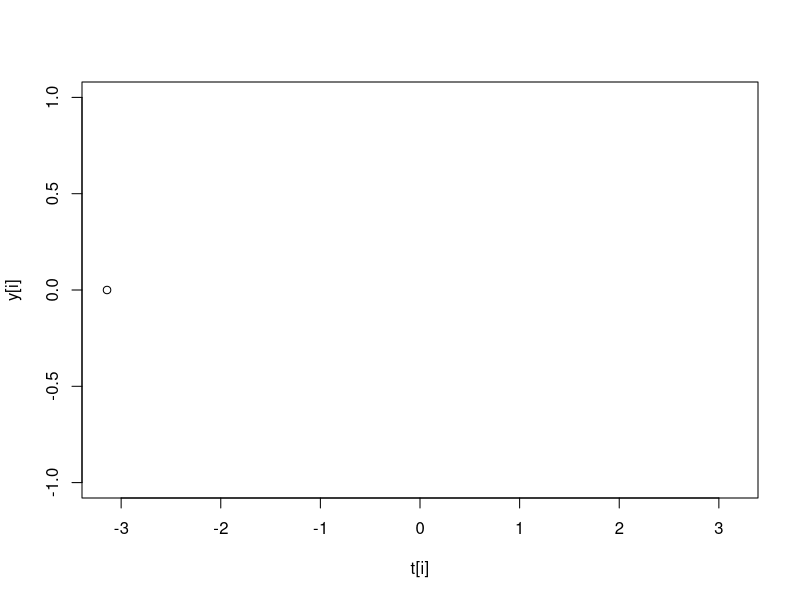
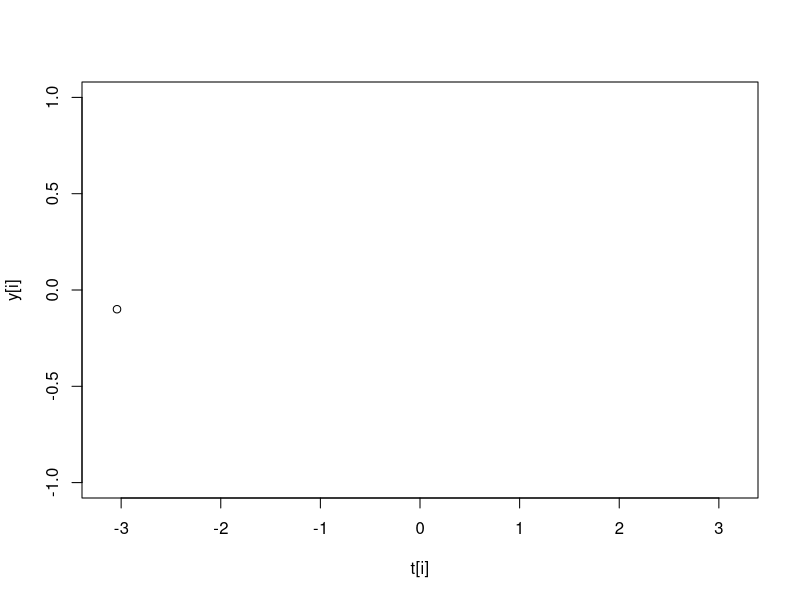
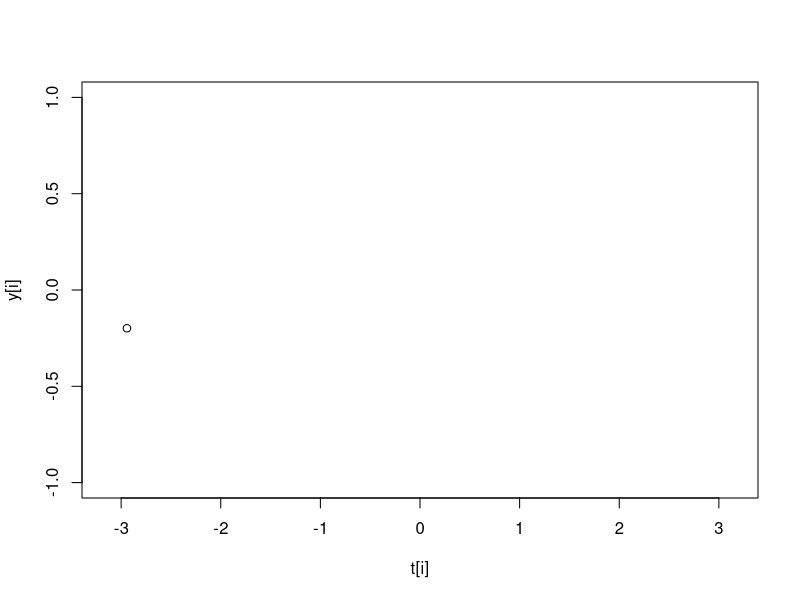
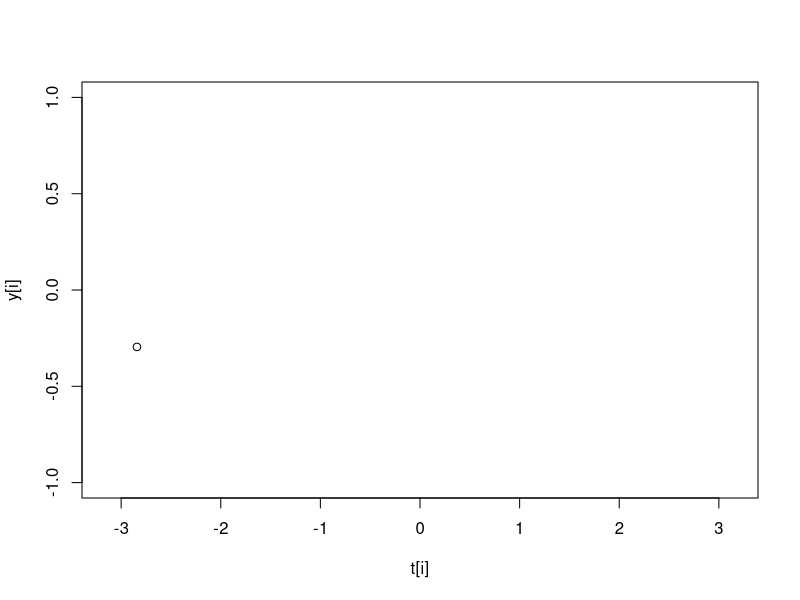
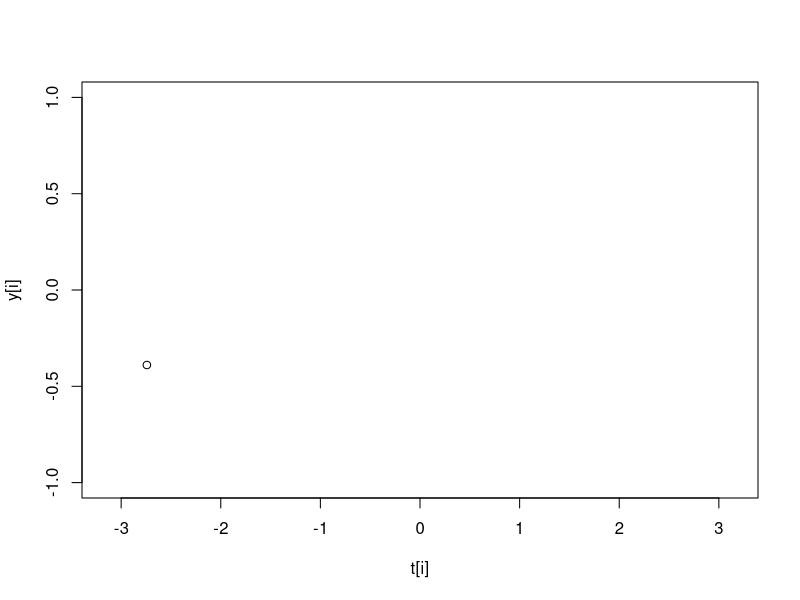
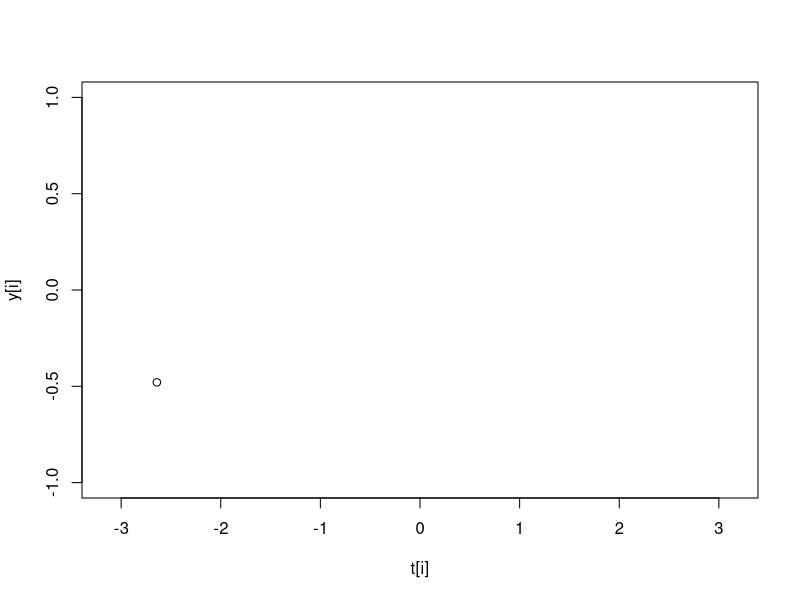
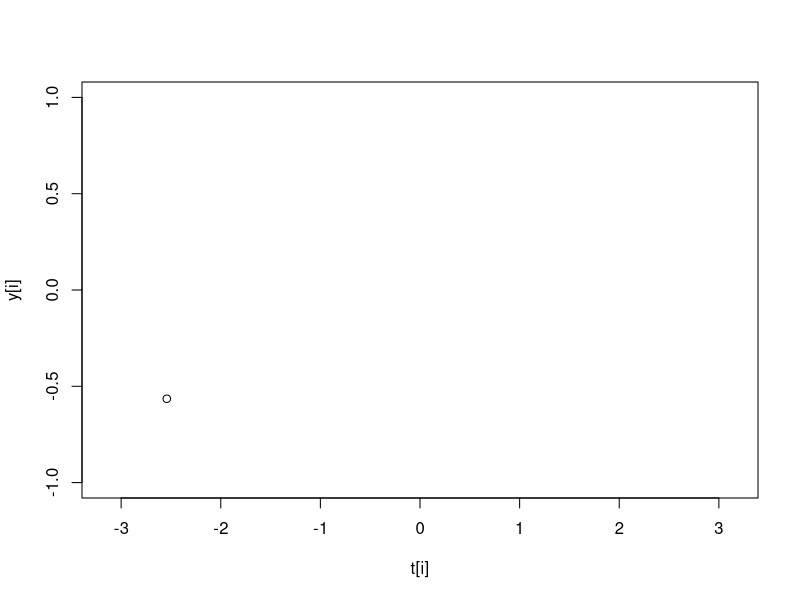
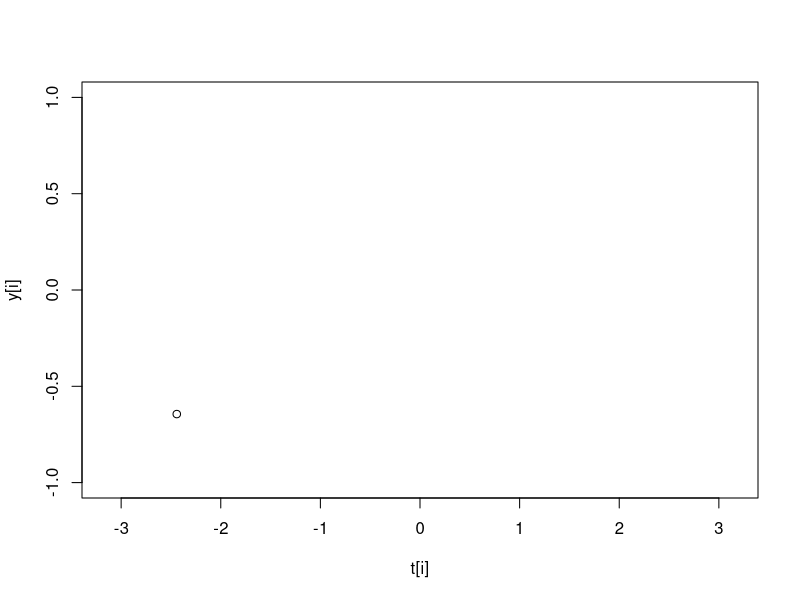

Write the R code that produced these figures, in order.
#instale el paquete httpgd así: install.packages("httpgd")
#Animaciones
#Suponga que tiene un vector con muestras
t <- seq(-pi, pi, 0.1)
y <- sin(t)
l <- length(y)
#Use la estructura for
windows()
for (i in 1:l){
  plot(t[i], y[i],
       xlim = c(-pi, pi),
       ylim = c(-1, 1)
       )
  #Sys.sleep para el sistema e imprime la gráfica
  Sys.sleep(0.2)
}
